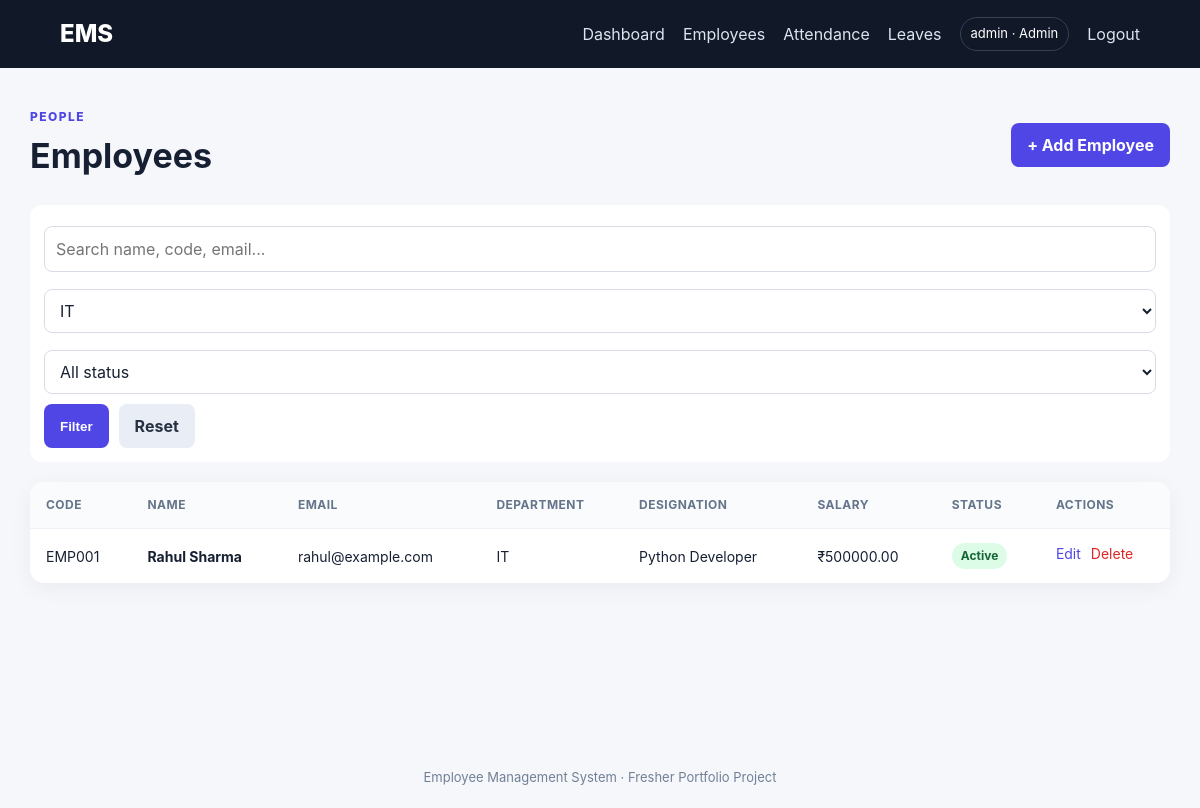
Screenshot of /employees/?department_id=1 (signed in) with the database file from the repository.
### app/models.py (models this page shows, shortened)
class User(UserMixin, db.Model):
    __tablename__ = 'users'
    id = db.Column(db.Integer, primary_key=True)
    username = db.Column(db.String(80), unique=True, nullable=False)
    password_hash = db.Column(db.String(255), nullable=False)
    role = db.Column(db.String(20), nullable=False, default='employee')
    employee_id = db.Column(db.Integer, db.ForeignKey('employees.id'), nullable=True, unique=True)
    employee = db.relationship('Employee', back_populates='user', foreign_keys=[employee_id])

class Employee(db.Model):
    __tablename__ = 'employees'
    id = db.Column(db.Integer, primary_key=True)
    employee_code = db.Column(db.String(30), unique=True, nullable=False)
    first_name = db.Column(db.String(80), nullable=False)
    last_name = db.Column(db.String(80), nullable=False)
    email = db.Column(db.String(120), unique=True, nullable=False)
    phone = db.Column(db.String(30))
    designation = db.Column(db.String(100), nullable=False)
    salary = db.Column(db.Float, nullable=False, default=0)
    joining_date = db.Column(db.Date, nullable=False, default=date.today)
    status = db.Column(db.String(20), nullable=False, default='Active')
    department_id = db.Column(db.Integer, db.ForeignKey('departments.id'), nullable=False)
    department = db.relationship('Department', back_populates='employees')
    user = db.relationship('User', back_populates='employee', uselist=False, foreign_keys=[User.employee_id])
    attendance_records = db.relationship('Attendance', back_populates='employee', cascade='all, delete-orphan')
    leaves = db.relationship('Leave', back_populates='employee', cascade='all, delete-orphan')
    @property
    def full_name(self):
        return f'{self.first_name} {self.last_name}'

class Department(db.Model):
    __tablename__ = 'departments'
    id = db.Column(db.Integer, primary_key=True)
    name = db.Column(db.String(100), unique=True, nullable=False)
    description = db.Column(db.String(255))
    employees = db.relationship('Employee', back_populates='department', lazy=True)

### app/employees.py (the view)
@employees_bp.route('/')
@login_required
def list_employees():
    q = request.args.get('q', '').strip()
    department_id = request.args.get('department_id', type=int)
    status = request.args.get('status', '').strip()
    query = Employee.query
    if q:
        like = f'%{q}%'
        query = query.filter(or_(Employee.first_name.ilike(like), Employee.last_name.ilike(like),
                                 Employee.employee_code.ilike(like), Employee.email.ilike(like),
                                 Employee.designation.ilike(like)))
    if department_id:
        query = query.filter_by(department_id=department_id)
    if status:
        query = query.filter_by(status=status)
    employees = query.order_by(Employee.id.desc()).all()
    departments = Department.query.order_by(Department.name).all()
    return render_template('employees/list.html', employees=employees, departments=departments,
                           q=q, selected_department=department_id, selected_status=status)

### app/templates/employees/list.html (shortened to what this page needs)
{% extends 'base.html' %}
{% block content %}
<div class="page-heading"><div><p class="eyebrow">People</p><h1>Employees</h1></div>{% if current_user.role in ['admin','hr'] %}<a class="button" href="{{ url_for('employees.create_employee') }}">+ Add Employee</a>{% endif %}</div>
<form class="filter-bar" method="get">
  <input name="q" value="{{ q }}" placeholder="Search name, code, email...">
  <select name="department_id"><option value="">All departments</option>{% for d in departments %}<option value="{{ d.id }}" {% if selected_department == d.id %}selected{% endif %}>{{ d.name }}</option>{% endfor %}</select>
  <select name="status"><option value="">All status</option>{% for s in ['Active','Inactive'] %}<option {% if selected_status == s %}selected{% endif %}>{{ s }}</option>{% endfor %}</select>
  <button class="button" type="submit">Filter</button>
  <a class="button secondary" href="{{ url_for('employees.list_employees') }}">Reset</a>
</form>
<div class="table-wrap"><table><thead><tr><th>Code</th><th>Name</th><th>Email</th><th>Department</th><th>Designation</th><th>Salary</th><th>Status</th><th>Actions</th></tr></thead>
<tbody>{% for employee in employees %}<tr>
<td>{{ employee.employee_code }}</td><td><strong>{{ employee.full_name }}</strong></td><td>{{ employee.email }}</td><td>{{ employee.department.name }}</td><td>{{ employee.designation }}</td><td>₹{{ '%.2f'|format(employee.salary) }}</td><td><span class="badge {{ employee.status|lower }}">{{ employee.status }}</span></td>
<td class="actions-cell">{% if current_user.role in ['admin','hr'] %}<a href="{{ url_for('employees.edit_employee', employee_id=employee.id) }}">Edit</a>{% endif %}{% if current_user.role == 'admin' %}<form method="post" action="{{ url_for('employees.delete_employee', employee_id=employee.id) }}" onsubmit="return confirm('Delete this employee?');"><button class="link-danger">Delete</button></form>{% endif %}</td>
</tr>{% else %}<tr><td colspan="8" class="empty">No employees found.</td></tr>{% endfor %}</tbody></table></div>
{% endblock %}

### app/templates/base.html (shortened to what this page needs)
<!doctype html>
<html lang="en">
<head>
  <link rel="stylesheet" href="{{ url_for('static', filename='style.css') }}">
</head>
<body>
<nav class="navbar">
  <a class="brand" href="{{ url_for('main.dashboard') if current_user.is_authenticated else url_for('main.home') }}">EMS</a>
  {% if current_user.is_authenticated %}
  <div class="nav-links">
    <a href="{{ url_for('main.dashboard') }}">Dashboard</a>
    <a href="{{ url_for('employees.list_employees') }}">Employees</a>
    <a href="{{ url_for('attendance.list_attendance') }}">Attendance</a>
    <a href="{{ url_for('leaves.list_leaves') }}">Leaves</a>
    <span class="user-pill">{{ current_user.username }} · {{ current_user.role|title }}</span>
    <a href="{{ url_for('auth.logout') }}">Logout</a>
  </div>
  {% endif %}
</nav>
<main class="container">
  {% block content %}{% endblock %}
</main>
<footer>Employee Management System · Fresher Portfolio Project</footer>
</body>
</html>

### app/static/style.css (style rules this page uses)
* { box-sizing:border-box }
body { margin:0;font-family:Inter,Segoe UI,Arial,sans-serif;background:#f5f7fb;color:#172033;line-height:1.5 }
.navbar { height:68px;background:#111827;color:white;display:flex;align-items:center;justify-content:space-between;padding:0 5%;position:sticky;top:0;z-index:10 }
.brand { font-size:24px;font-weight:800;color:white;text-decoration:none }
.nav-links { display:flex;gap:18px;align-items:center }
.nav-links a { color:#dbe4f0;text-decoration:none }
.user-pill { padding:6px 10px;border:1px solid #374151;border-radius:20px;font-size:13px }
.container { max-width:1180px;margin:0 auto;padding:40px 20px;min-height:calc(100vh - 120px) }
footer { text-align:center;padding:20px;color:#718096;font-size:13px }
.eyebrow { text-transform:uppercase;letter-spacing:.12em;font-size:12px;font-weight:800;color:#4f46e5;margin:0 }
.page-heading { display:flex;justify-content:space-between;align-items:center;margin-bottom:24px }
.page-heading h1 { margin:4px 0 0;font-size:34px }
.button,.small-button { display:inline-block;border:0;background:#4f46e5;color:white;text-decoration:none;padding:10px 16px;border-radius:8px;font-weight:700;cursor:pointer }
.button.secondary { background:#e9edf5;color:#273142 }
.filter-bar { display:flex;gap:10px;flex-wrap:wrap;margin-bottom:20px;background:white;padding:14px;border-radius:12px }
.filter-bar input,.filter-bar select { min-width:160px }
.filter-bar input:first-child { flex:1 }
.table-wrap { background:white;border-radius:14px;overflow:auto;box-shadow:0 5px 22px rgba(17,24,39,.05) }
table { width:100%;border-collapse:collapse;min-width:900px }
th,td { padding:14px 16px;border-bottom:1px solid #edf0f5;text-align:left;font-size:14px }
th { background:#fafbfc;color:#64748b;font-size:12px;text-transform:uppercase;letter-spacing:.04em }
tr:last-child td { border-bottom:0 }
.actions-cell { display:flex;gap:10px;align-items:center }
.actions-cell a { color:#4f46e5;text-decoration:none }
.link-danger { background:none;border:0;color:#dc2626;cursor:pointer;padding:0;font:inherit }
.badge { display:inline-block;padding:4px 9px;border-radius:999px;background:#e7edf7;font-size:12px;font-weight:700 }
.badge.active,.badge.approved { background:#dcfce7;color:#166534 }
input,select,textarea { width:100%;margin-top:7px;border:1px solid #d7dce5;border-radius:8px;padding:10px 11px;font:inherit;background:white;color:#172033 }

### rows the page displays
User: username "admin", role "Admin"
Employee: employee_code "EMP001", full_name "Rahul Sharma", email "rahul@example.com", department.name "IT", designation "Python Developer", salary "500000.00", status "Active"

### other values shown
form field department_id "IT"
